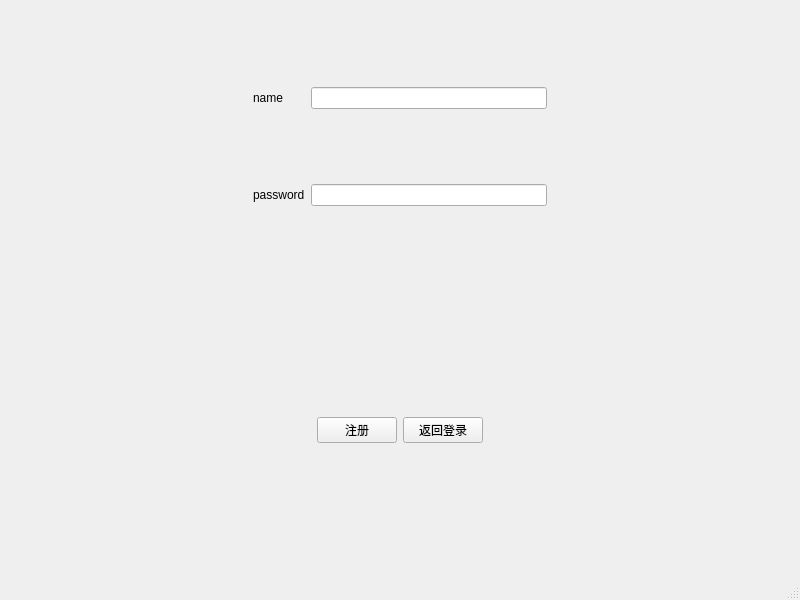
<?xml version="1.0" encoding="UTF-8"?>
<ui version="4.0">
 <class>CreateWindow</class>
 <widget class="QMainWindow" name="CreateWindow">
  <property name="geometry">
   <rect>
    <x>0</x>
    <y>0</y>
    <width>800</width>
    <height>600</height>
   </rect>
  </property>
  <property name="windowTitle">
   <string>MainWindow</string>
  </property>
  <widget class="QWidget" name="centralwidget">
   <layout class="QGridLayout" name="gridLayout_2">
    <item row="1" column="0">
     <widget class="QWidget" name="widget_2" native="true">
      <layout class="QHBoxLayout" name="horizontalLayout">
       <item>
        <spacer name="horizontalSpacer_3">
         <property name="orientation">
          <enum>Qt::Horizontal</enum>
         </property>
         <property name="sizeHint" stdset="0">
          <size>
           <width>40</width>
           <height>20</height>
          </size>
         </property>
        </spacer>
       </item>
       <item>
        <widget class="QPushButton" name="create">
         <property name="text">
          <string>注册</string>
         </property>
        </widget>
       </item>
       <item>
        <widget class="QPushButton" name="returnLogin">
         <property name="text">
          <string>返回登录</string>
         </property>
        </widget>
       </item>
       <item>
        <spacer name="horizontalSpacer_4">
         <property name="orientation">
          <enum>Qt::Horizontal</enum>
         </property>
         <property name="sizeHint" stdset="0">
          <size>
           <width>40</width>
           <height>20</height>
          </size>
         </property>
        </spacer>
       </item>
      </layout>
     </widget>
    </item>
    <item row="0" column="0">
     <widget class="QWidget" name="widget" native="true">
      <layout class="QGridLayout" name="gridLayout">
       <item row="0" column="1">
        <widget class="QLabel" name="label">
         <property name="text">
          <string>name</string>
         </property>
        </widget>
       </item>
       <item row="1" column="1">
        <widget class="QLabel" name="label_2">
         <property name="text">
          <string>password</string>
         </property>
        </widget>
       </item>
       <item row="1" column="2">
        <widget class="QLineEdit" name="password"/>
       </item>
       <item row="0" column="0">
        <spacer name="horizontalSpacer">
         <property name="orientation">
          <enum>Qt::Horizontal</enum>
         </property>
         <property name="sizeHint" stdset="0">
          <size>
           <width>40</width>
           <height>20</height>
          </size>
         </property>
        </spacer>
       </item>
       <item row="0" column="2">
        <widget class="QLineEdit" name="name"/>
       </item>
       <item row="0" column="3">
        <spacer name="horizontalSpacer_2">
         <property name="orientation">
          <enum>Qt::Horizontal</enum>
         </property>
         <property name="sizeHint" stdset="0">
          <size>
           <width>40</width>
           <height>20</height>
          </size>
         </property>
        </spacer>
       </item>
      </layout>
     </widget>
    </item>
   </layout>
  </widget>
  <widget class="QStatusBar" name="statusbar"/>
 </widget>
 <resources/>
 <connections/>
</ui>
